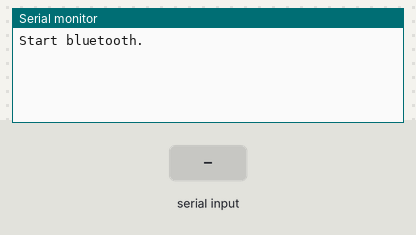
Bench run of a program on a simulated Arduino Uno, built with avr-gcc and run on an emulated ATmega328P. Shown: the last lines printed to the serial monitor. The test bench sets the inputs (shaded band).

Above: at 2.2 s.
2.3 s: "1" received over the second serial link
At 2.8 s:
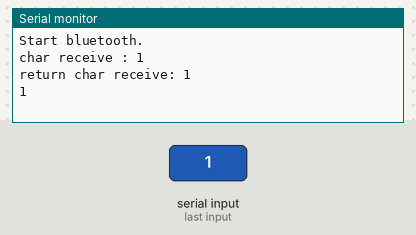
3.8 s: "0" received over the second serial link
At 5.0 s:
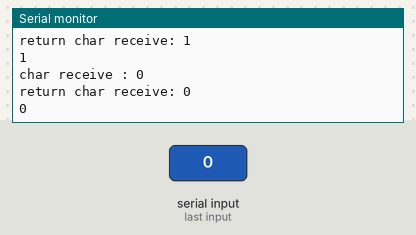
5.3 s: "2" received over the second serial link
At 6.3 s:
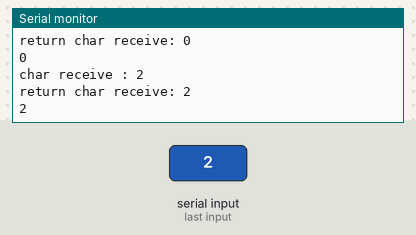

The program:

main.cpp
```cpp
#include <Arduino.h>

#include <SoftwareSerial.h>
SoftwareSerial mySerial(2, 3); // RX, TX

char w=' ';
char *ch;

int value = 0;

char *receiveDataString();
char ReceiveCharData();


void setup()
{
  Serial.begin(9600);
  mySerial.begin(9600);
  delay(1000); // wait to start the device properly
  Serial.println("Start bluetooth.");
}

void loop()
{

  // ch = receiveDataString();
  // if (value == 0)
  // {
  //   Serial.println("return string receive: " + String(ch) );
  // }

  w = ReceiveCharData();
  if (value == 2)
  {
    Serial.print("return char receive: ");
    Serial.println(w);
    Serial.println(w);
  }

  value = 1;

  // delete[] ch;
  // ch=NULL;
}

char *receiveDataString()
{
  static int flag = 0;
  int i = 0;
  char *str = NULL;
  String S = "";

  if (mySerial.available())
  {
    S = mySerial.readString();
    flag = 1;
  }
  size_t len = S.length() - 2;

  str = new char[len];
  if (!str)
    return NULL;

  for (i = 0; i < (int)len; i++)
    str[i] = S[i];
  str[i] = '\0';

  if (flag == 1)
  {
    flag = 0;
    value = 0;
  }

  return str;
}

void ReceiveString()
{
  String s = "";
  if (mySerial.available())
  {
    s = mySerial.readString();
    value = s.length();
    Serial.println("receive" + s + String(value));
  }
}

char ReceiveCharData()
{
  char ch;

  if (mySerial.available())
  {
    ch = mySerial.read();
    Serial.print("char receive : ");
    Serial.println(ch);
    value = 2;
  }

  return ch;
}

void ReceiveChar()
{
  char ch;

  if (mySerial.available())
  {
    ch = mySerial.read();
    Serial.println("char receive" + ch);
  }
}
```

Measured:
- after the input at 2.3 s, the serial monitor: prints a new line at once (image 1)
- after the input at 3.8 s, the serial monitor: prints a new line at once (image 2)
- after the input at 5.3 s, the serial monitor: prints a new line at once (image 3)
